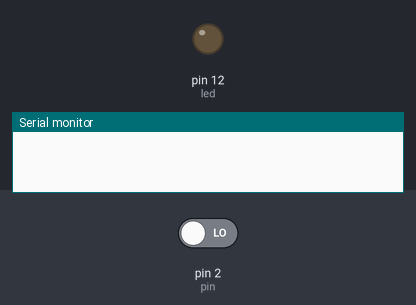
The sketch below on a simulated Arduino Uno, built with avr-gcc and run on an emulated ATmega328P. Parts: output pins drawn as LEDs (lit = HIGH), the last lines printed to the serial monitor. Inputs (shaded band) come from the test bench; at power-on: pin 2 (pin) LOW.

Above: at 1.2 s.
1.3 s: pin 2 (pin) driven HIGH
At 2.4 s:
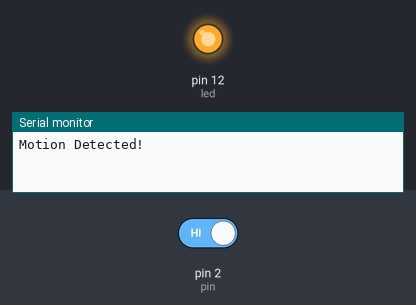
2.8 s: pin 2 (pin) driven LOW
At 3.6 s:
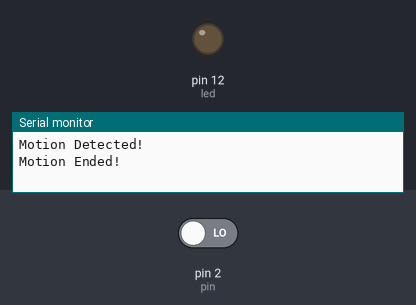
Timing chart, 0 to 5.8 s (numbered marks = the images above; inputs shaded):
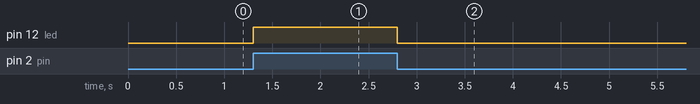

The sketch:

motion.ino
```cpp
int led = 12;
int pin = 2;

int value = 0;
int pirState = LOW;

void setup() {
  pinMode(led, OUTPUT);
  pinMode(pin, INPUT);
  Serial.begin(9600);
}

void loop() {

  value = digitalRead(pin);

  if (value == HIGH) {
    digitalWrite(led, HIGH);

    if (pirState == LOW) {
      Serial.println("Motion Detected!");
      pirState = HIGH;
    }
  }else{
    digitalWrite(led, LOW);

    if(pirState == HIGH){
      Serial.println("Motion Ended!");
      pirState = LOW;
      }
    }
}
```

Measured:
- after the input at 1.3 s, pin 12 (led): LOW → HIGH at once
- after the input at 2.8 s, pin 12 (led): HIGH → LOW at once
